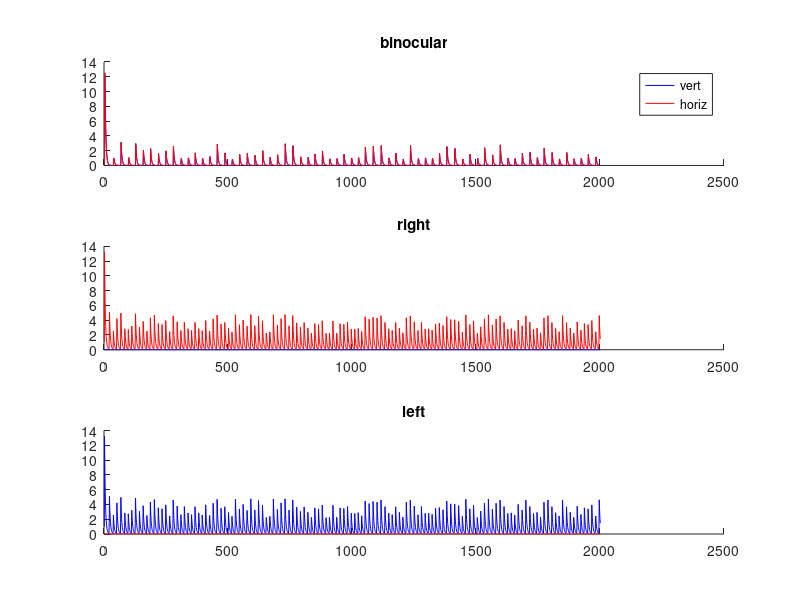

Here is the MATLAB script that generated this plot:
function determ_model
% usage: just run determ_model.m
%
% mps 20191024... doesn't work right
%% set up
% from Wilson 2003
nLayers = 3; % left eye, right eye, binocular

tau = 20;
tau_I = 11;
tau_H = 900;
g = 45;
h = 0.47;
H_Volt = 10;
scale_E = 100;

ex_gain_layer2 = .75;
scale_g_layer2 = 1.53;
scale_recurrent_fb = 0.002;

% initial conditions
E_v = [1 0 0]; % stimuli vertical left, horiz right, only in 1st layer
E_h = [0 1 0]; % if you bias one of the inputs slightly, e.g., 1.01, then
               % you get a dominant percept

I_v = [0 0 0];
I_h = [0 0 0];

H_v = [0 0 0];
H_h = [0 0 0];

input_Volt_v = [10 0];
input_Volt_h = [0 10];

start_idx = 1; % t = 0 ms

dt = 5; % time-step (ms)

sim_time = 10000; % ms

n_time_points = sim_time/dt+1;

output.input_v = [];

for t_idx = (start_idx+1):n_time_points; 
    for iLayer = 1:nLayers
%% Layer input
if iLayer == 1 % left eye
    % input is vertical in left eye
    input_v = input_Volt_v(iLayer) + scale_recurrent_fb .* E_v(t_idx-1, 3);
    input_h = input_Volt_h(iLayer) + scale_recurrent_fb .* E_h(t_idx-1, 3);
    
    % inhibition from the opposite layer & channel
    inhib_v = I_h(t_idx-1, 2);
    inhib_h = I_v(t_idx-1, 2);
    
    scale_g = 1.*g;
    
elseif iLayer == 2 % right eye
    % input is horizontal in right eye
    input_v = input_Volt_v(iLayer) + scale_recurrent_fb .* E_v(t_idx-1, 3);
    output.input_v = [output.input_v input_v];
    input_h = input_Volt_h(iLayer) + scale_recurrent_fb .* E_h(t_idx-1, 3);
    
    % inhibition from the opposite layer & channel
    inhib_v = I_h(t_idx-1, 1);
    inhib_h = I_v(t_idx-1, 1);
    
    scale_g = 1.*g;
    
elseif iLayer == 3 % binocular summation
    input_v = ex_gain_layer2 .* ( E_v(t_idx-1, 1) + E_v(t_idx-1, 2) );
    input_h = ex_gain_layer2 .* ( E_h(t_idx-1, 1) + E_h(t_idx-1, 2) );
    
    % inhibition from the same layer, opposite channel
    inhib_v = I_h(t_idx-1, 3);
    inhib_h = I_v(t_idx-1, 3);
    
    scale_g = scale_g_layer2.*g;
else
    error('What layer is this??');
end
%% E cells

E_v(t_idx, iLayer) = E_v(t_idx-1, iLayer) + ...
    ( dt / tau ) .* ( -E_v(t_idx-1, iLayer) + ...
    scale_E .* ( max([0, input_v - scale_g.*inhib_v]) ).^2 ...
    ./ ( (H_Volt + H_v(t_idx-1, iLayer)).^2 + ...
    ( max([0, input_v - scale_g.*inhib_v]) ).^2 ) );

E_h(t_idx, iLayer) = E_h(t_idx-1, iLayer) + ...
    ( dt / tau ) .* ( -E_h(t_idx-1, iLayer) + ...
    scale_E .* ( max([0, input_h - scale_g.*inhib_h]) ).^2 ...
    ./ ( (H_Volt + H_h(t_idx-1, iLayer)).^2 + ...
    ( max([0, input_h - scale_g.*inhib_h]) ).^2 ) );

%% I cells
I_v(t_idx, iLayer) = I_v(t_idx-1, iLayer) + ( dt / tau_I ) .* ...
    ( -I_v(t_idx-1, iLayer) + E_v(t_idx-1, iLayer) );

I_h(t_idx, iLayer) = I_h(t_idx-1, iLayer) + ( dt / tau_I ) .* ...
    ( -I_h(t_idx-1, iLayer) + E_h(t_idx-1, iLayer) );

%% H current (self hyper-polarizing)
H_v(t_idx, iLayer) = H_v(t_idx-1, iLayer) + ( dt / tau_H ) .* ...
    ( -H_v(t_idx-1, iLayer) + h.*E_v(t_idx-1, iLayer) );

H_h(t_idx, iLayer) = H_h(t_idx-1, iLayer) + ( dt / tau_H ) .* ...
    ( -H_h(t_idx-1, iLayer) + h.*E_h(t_idx-1, iLayer) );

    end
end

figure
subplot(3,1,1)
hold on
plot(E_v(:,3),'b')
title('binocular')
plot(E_h(:,3),'r')
%axis([0 10000 0 100])
legend('vert','horiz')

subplot(3,1,2)
hold on
plot(E_v(:,2),'b')
title('right')
plot(E_h(:,2),'r')
%axis([0 10000 0 50])

subplot(3,1,3)
hold on
plot(E_v(:,1),'b')
title('left')
plot(E_h(:,1),'r')
%axis([0 10000 0 50])

end